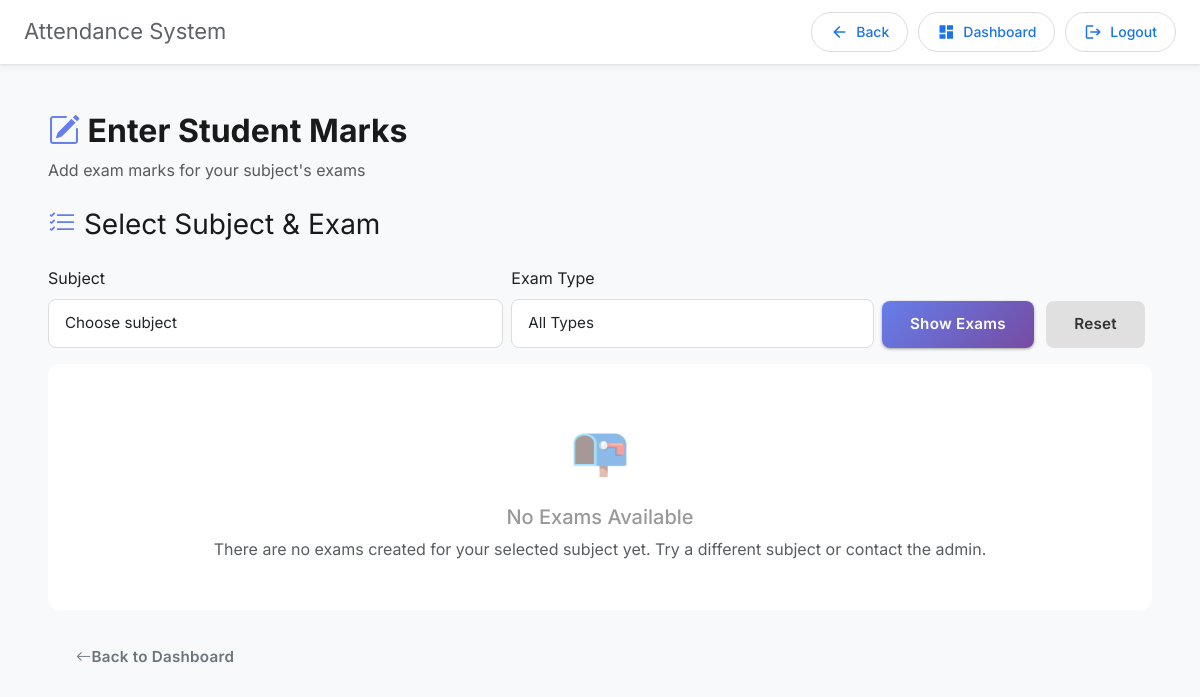
Page /faculty_app/enter_marks/ (signed in) on the earlier database version.
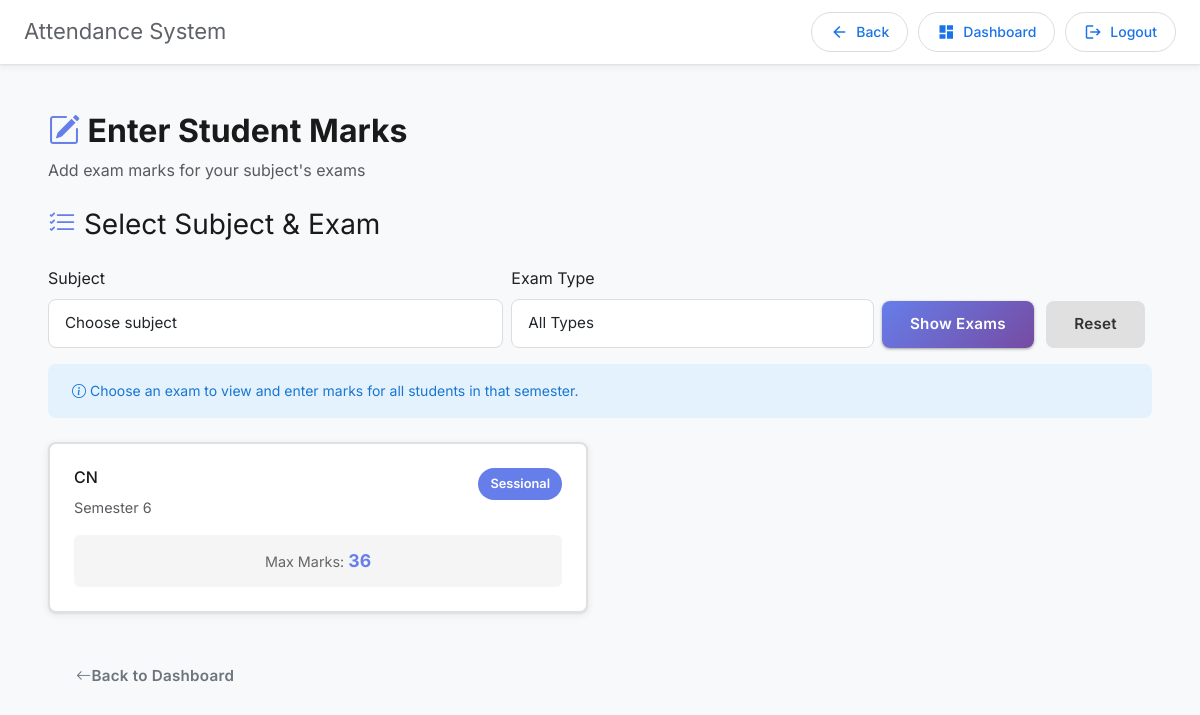
Same page on the later database version.
### admin_app/models.py (models this page shows, shortened)
class ExamSchedule(models.Model):
    STATUS_CHOICES = [
        ('scheduled', 'Scheduled'),
        ('completed', 'Completed'),
        ('cancelled', 'Cancelled'),
        ('rescheduled', 'Rescheduled'),
    ]
    subject = models.ForeignKey(Subject, on_delete=models.PROTECT, related_name='exam_schedules')
    exam_type = models.ForeignKey(ExamType, on_delete=models.PROTECT, related_name='exam_schedules')
    academic_year = models.CharField(max_length=10)  # e.g., "2025-26"
    exam_date = models.DateField()
    start_time = models.TimeField()
    end_time = models.TimeField()
    duration_minutes = models.IntegerField()
    max_marks = models.IntegerField(default=100)
    passing_marks = models.IntegerField(default=40)
    room_number = models.CharField(max_length=20, blank=True, null=True)
    invigilator = models.ForeignKey(Faculty, on_delete=models.SET_NULL, null=True, blank=True, related_name='invigilated_exams')
    status = models.CharField(max_length=20, choices=STATUS_CHOICES, default='scheduled')
    created_at = models.DateTimeField(auto_now_add=True)
    class Meta:
        ordering = ['exam_date', 'start_time', 'subject']
        unique_together = ['subject', 'exam_type', 'academic_year']

class Subject(models.Model):
    code = models.CharField(max_length=20, unique=True)   # e.g., "23CE610"
    name = models.CharField(max_length=200, unique=True)  # e.g., "ADVANCED COMPUTER ARCHITECTURE"
    credits = models.IntegerField(default=4)
    semester = models.IntegerField(choices=[(i, f"Semester {i}") for i in range(1, 9)])
    is_elective = models.BooleanField(default=False)
    department = models.ForeignKey(Department, on_delete=models.PROTECT, related_name='subjects')
    syllabus_url = models.URLField(blank=True, null=True)
    created_at = models.DateTimeField(auto_now_add=True)
    class Meta:
        ordering = ['semester', 'code']
        unique_together = ['code', 'department']

class ExamType(models.Model):
    name = models.CharField(max_length=50, unique=True)  # Regular, Remedial, External
    description = models.TextField(blank=True)
    is_mandatory = models.BooleanField(default=True)

### faculty_app/views.py (the view, shortened to what this page needs)
# urls.py: path("enter_marks/", views.enter_marks, name="enter_marks"),
@faculty_required
def enter_marks(request):
    try:
        faculty = Faculty.objects.get(user=request.user)
        subject_offerings = SubjectOffering.objects.filter(faculty=faculty)
        subjects = Subject.objects.filter(offerings__in=subject_offerings).distinct()
        exam_schedules = ExamSchedule.objects.filter(subject__in=subjects).order_by('-exam_date', 'subject')
        exam_id = request.GET.get('exam_id')
        exam = None
        students = []
        selected_division = request.GET.get('division') or None
        selected_degree = request.GET.get('degree_program') or None
        selected_subject_id = request.GET.get('subject_id') or None
        selected_exam_type_id = request.GET.get('exam_type_id') or None
        if exam:
            divisions = Student.objects.filter(semester=exam.subject.semester).values_list('division', flat=True).distinct()
            subj_dept = getattr(exam.subject, 'department', None)
            degree_programs = subj_dept.degree_programs.all() if subj_dept is not None else []
        else:
            divisions = Student.objects.none()
            degree_programs = []
        subjects_for_faculty = subjects
        exam_types_for_selected = []
        exams_for_display = exam_schedules
        context = {
            'faculty': faculty,
            'exams': exams_for_display,
            'all_exams': exam_schedules,
            'exam': exam,
            'exam_id': exam_id,
            'students': students,
            'divisions': divisions,
            'degree_programs': degree_programs,
            'selected_division': selected_division,
            'selected_degree': selected_degree,
            'subjects': subjects_for_faculty,
            'selected_subject_id': selected_subject_id,
            'exam_types_for_selected': list(exam_types_for_selected),
            'selected_exam_type_id': selected_exam_type_id,
        }
        return render(request, 'faculty_app/enter_marks.html', context)
    except Faculty.DoesNotExist:
        messages.error(request, "Faculty profile not found.")
        return redirect("faculty_app:dashboard")

### faculty_app/views.py (called while the page is built)
def faculty_required(view_func):
    @wraps(view_func)
    def wrapper(request, *args, **kwargs):
        if not request.user.is_authenticated:
            return redirect("registration:login")  # Redirect unauthenticated users to login page
        if request.user.role == "faculty":
            return view_func(request, *args, **kwargs)
        logout(request)  # Log out unauthorized users
        return redirect("registration:login")  # Redirect unauthorized users
    return wrapper

### faculty_app/templates/faculty_app/enter_marks.html (shortened to what the changed rows need)
{% extends 'layout.html' %}
{% block container %}
<div class="container-fluid p-4">
    <div class="row mb-4">
        <div class="col-12">
            <h1 class="h2" style="color: #1a1a1a; font-weight: 700;">
                <i class="bi bi-pencil-square" style="color: #667eea;"></i> Enter Student Marks
            </h1>
        </div>
    </div>
    {% if not exam_id %}
        <div class="exam-selector">
            <h3 style="margin-bottom: 1.5rem; color: #1a1a1a;">
                <i class="bi bi-list-check" style="color: #667eea;"></i> Select Subject &amp; Exam
            </h3>
            <form method="get" class="mb-3" id="subjectExamForm">
                <div class="row g-2 align-items-end">
                </div>
            </form>
            {% if exams %}
                <div class="alert alert-info">
                    <i class="bi bi-info-circle"></i> Choose an exam to view and enter marks for all students in that semester.
                </div>
                <div class="row">
                    {% for exam in exams %}
                        <div class="col-md-6 mb-3">
                            <a href="?exam_id={{ exam.id }}" class="card text-decoration-none" style="cursor: pointer; height: 100%; border: 2px solid #e0e0e0; transition: all 0.3s ease;"
                               onmouseover="this.style.borderColor='#667eea'; this.style.boxShadow='0 4px 12px rgba(102, 126, 234, 0.2)';"
                               onmouseout="this.style.borderColor='#e0e0e0'; this.style.boxShadow='none';">
                                <div class="card-body">
                                    <div style="display: flex; justify-content: space-between; align-items: start; margin-bottom: 1rem;">
                                        <div>
                                            <h5 class="card-title" style="color: #1a1a1a; margin: 0;">
                                                {{ exam.subject.name }}
                                            </h5>
                                            <p class="text-muted" style="margin: 0.5rem 0 0 0; font-size: 0.9rem;">
                                                Semester {{ exam.subject.semester }}
                                            </p>
                                        </div>
                                        <span style="display: inline-block; padding: 0.35rem 0.75rem; border-radius: 20px; font-size: 0.8rem; font-weight: 600; background-color: #667eea; color: white;">
                                             {{ exam.exam_type.name }}
                                        </span>
                                    </div>
                                    <div style="background-color: #f5f5f5; padding: 0.75rem; border-radius: 6px; text-align: center;">
                                        <p style="margin: 0; color: #666; font-size: 0.9rem;">Max Marks: <strong style="color: #667eea; font-size: 1.1rem;">{{ exam.max_marks }}</strong></p>
                                    </div>
                                </div>
                            </a>
                        </div>
                    {% endfor %}
                </div>
            {% else %}
                <div class="no-exams">
                    <div class="no-exams-icon">📭</div>
                    <h5>No Exams Available</h5>
                    <p class="text-muted mb-0">There are no exams created for your selected subject yet. Try a different subject or contact the admin.</p>
                </div>
            {% endif %}
        </div>
    {% endif %}
</div>
{% endblock %}

Differences in the rows shown:
added ExamSchedule: {{ exam.id }} 1 (drawn), subject.name "CN", subject.semester "6", exam_type.name "Sessional", max_marks "36"
Other differences:
text no longer shown: "📭 No Exams Available There are no exams created for your selected subject yet. Try a different subject or contact the admin."
text now shown: "Choose an exam to view and enter marks for all students in that semester."
